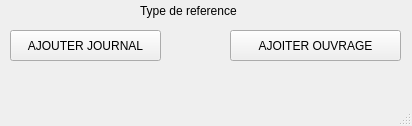
<?xml version="1.0" encoding="UTF-8"?>
<ui version="4.0">
 <class>ajoutsousmenuClass</class>
 <widget class="QMainWindow" name="ajoutsousmenuClass">
  <property name="geometry">
   <rect>
    <x>0</x>
    <y>0</y>
    <width>412</width>
    <height>126</height>
   </rect>
  </property>
  <property name="windowTitle">
   <string>MainWindow</string>
  </property>
  <widget class="QWidget" name="centralwidget">
   <widget class="QPushButton" name="pushButton">
    <property name="geometry">
     <rect>
      <x>10</x>
      <y>30</y>
      <width>151</width>
      <height>31</height>
     </rect>
    </property>
    <property name="text">
     <string>AJOUTER JOURNAL</string>
    </property>
   </widget>
   <widget class="QPushButton" name="pushButton_2">
    <property name="geometry">
     <rect>
      <x>230</x>
      <y>30</y>
      <width>171</width>
      <height>31</height>
     </rect>
    </property>
    <property name="text">
     <string>AJOITER OUVRAGE</string>
    </property>
   </widget>
   <widget class="QLabel" name="label">
    <property name="geometry">
     <rect>
      <x>140</x>
      <y>0</y>
      <width>201</width>
      <height>21</height>
     </rect>
    </property>
    <property name="text">
     <string>Type de reference</string>
    </property>
   </widget>
  </widget>
  <widget class="QMenuBar" name="menubar">
   <property name="geometry">
    <rect>
     <x>0</x>
     <y>0</y>
     <width>412</width>
     <height>27</height>
    </rect>
   </property>
  </widget>
  <widget class="QStatusBar" name="statusbar"/>
 </widget>
 <resources/>
 <connections/>
</ui>
